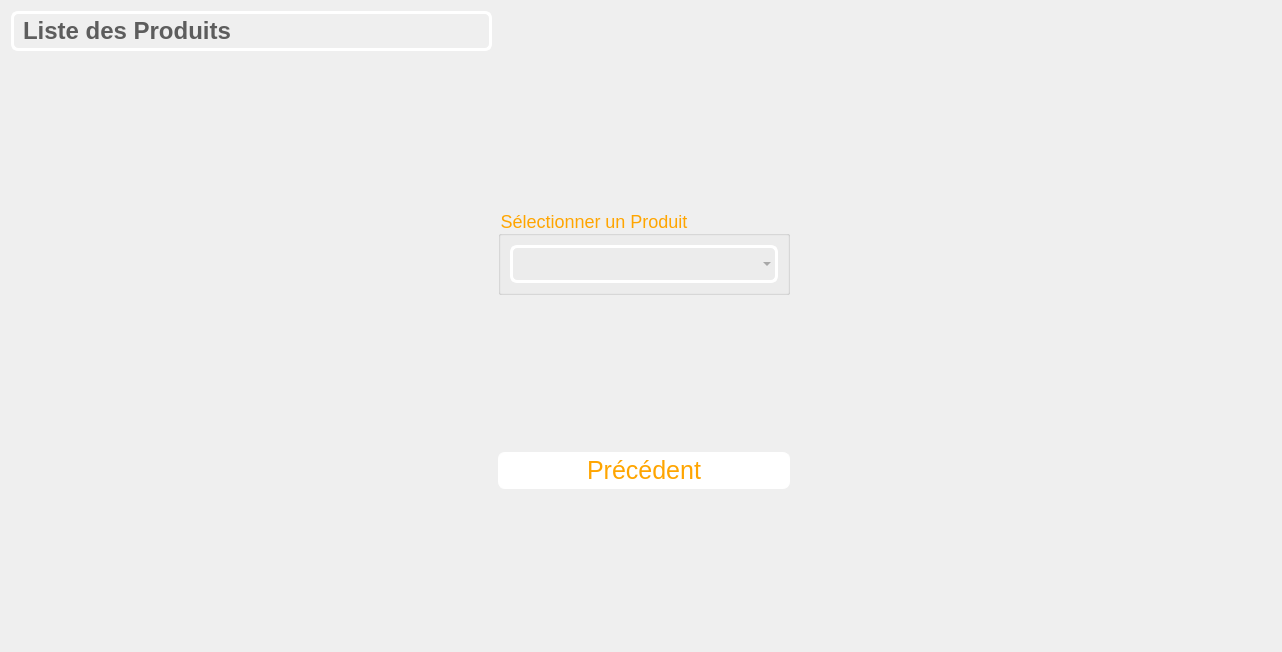
<?xml version="1.0" encoding="UTF-8"?>
<ui version="4.0">
 <class>ProduitListe</class>
 <widget class="QWidget" name="ProduitListe">
  <property name="geometry">
   <rect>
    <x>0</x>
    <y>0</y>
    <width>1282</width>
    <height>652</height>
   </rect>
  </property>
  <property name="windowTitle">
   <string>Form</string>
  </property>
  <property name="styleSheet">
   <string notr="true">#subTitle{
background-color: transparent;
border-width: 3px;
border-color: white;
border-style: solid;
border-radius: 7;
padding: 3px;
font-size: 15px;
padding-left: 5px;
padding-right: 5px;

}


#produitsListe{
background-color: transparent;
}


QPushButton {
color: orange;
background-color: white;
border-width: 1px;
border-color: white;
border-style: solid;
border-radius: 7;
padding: 3px;
font-size: 25px;
padding-left: 5px;
padding-right: 5px;
min-width: 280px;
max-width: 350px;
min-height: 25px;
max-height: 35px;
}

#produitsListe{
color:grey;
border-width: 3px;
border-color: white;
border-style: solid;
border-radius: 7;
padding: 3px;
font-size: 20px;
padding-left: 5px;
padding-right: 5px;
}

#groupBox{
color:orange;
font-size: 18px;
}</string>
  </property>
  <layout class="QVBoxLayout" name="verticalLayout_2">
   <item>
    <layout class="QGridLayout" name="gridLayout">
     <item row="1" column="1">
      <spacer name="verticalSpacer_3">
       <property name="orientation">
        <enum>Qt::Vertical</enum>
       </property>
       <property name="sizeHint" stdset="0">
        <size>
         <width>20</width>
         <height>40</height>
        </size>
       </property>
      </spacer>
     </item>
     <item row="6" column="1">
      <spacer name="verticalSpacer">
       <property name="orientation">
        <enum>Qt::Vertical</enum>
       </property>
       <property name="sizeHint" stdset="0">
        <size>
         <width>20</width>
         <height>40</height>
        </size>
       </property>
      </spacer>
     </item>
     <item row="0" column="0">
      <widget class="QLabel" name="subTitle">
       <property name="text">
        <string>&lt;html&gt;&lt;head/&gt;&lt;body&gt;&lt;p&gt;&lt;span style=&quot; font-size:18pt; font-weight:600; color:#5d5d5d;&quot;&gt;Liste des Produits&lt;/span&gt;&lt;/p&gt;&lt;/body&gt;&lt;/html&gt;</string>
       </property>
      </widget>
     </item>
     <item row="3" column="1">
      <spacer name="verticalSpacer_2">
       <property name="orientation">
        <enum>Qt::Vertical</enum>
       </property>
       <property name="sizeHint" stdset="0">
        <size>
         <width>20</width>
         <height>40</height>
        </size>
       </property>
      </spacer>
     </item>
     <item row="5" column="0">
      <spacer name="horizontalSpacer">
       <property name="orientation">
        <enum>Qt::Horizontal</enum>
       </property>
       <property name="sizeHint" stdset="0">
        <size>
         <width>40</width>
         <height>20</height>
        </size>
       </property>
      </spacer>
     </item>
     <item row="5" column="1">
      <widget class="QPushButton" name="precBouton">
       <property name="text">
        <string>Précédent</string>
       </property>
      </widget>
     </item>
     <item row="5" column="4">
      <spacer name="horizontalSpacer_2">
       <property name="orientation">
        <enum>Qt::Horizontal</enum>
       </property>
       <property name="sizeHint" stdset="0">
        <size>
         <width>40</width>
         <height>20</height>
        </size>
       </property>
      </spacer>
     </item>
     <item row="2" column="1">
      <widget class="QGroupBox" name="groupBox">
       <property name="title">
        <string>Sélectionner un Produit</string>
       </property>
       <layout class="QVBoxLayout" name="verticalLayout">
        <item>
         <widget class="QComboBox" name="produitsListe"/>
        </item>
       </layout>
      </widget>
     </item>
    </layout>
   </item>
  </layout>
 </widget>
 <resources/>
 <connections/>
</ui>
